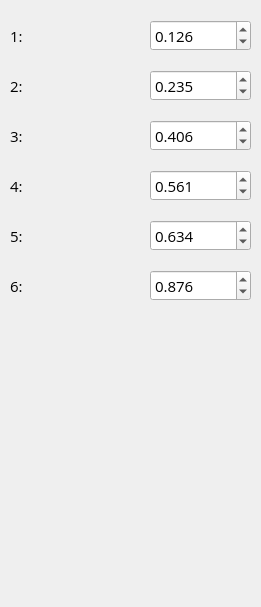
            <widget class="QWidget" name="page_3">
             <property name="geometry">
              <rect>
               <x>0</x>
               <y>0</y>
               <width>261</width>
               <height>607</height>
              </rect>
             </property>
             <attribute name="label">
              <string>Temperature Range</string>
             </attribute>
             <widget class="QDoubleSpinBox" name="spnTemp5">
              <property name="geometry">
               <rect>
                <x>150</x>
                <y>220</y>
                <width>101</width>
                <height>31</height>
               </rect>
              </property>
              <property name="font">
               <font>
                <family>Open Sans</family>
                <pointsize>11</pointsize>
                <weight>50</weight>
                <bold>false</bold>
               </font>
              </property>
              <property name="styleSheet">
               <string notr="true"/>
              </property>
              <property name="decimals">
               <number>3</number>
              </property>
              <property name="maximum">
               <double>1.000000000000000</double>
              </property>
              <property name="singleStep">
               <double>0.100000000000000</double>
              </property>
              <property name="value">
               <double>0.634000000000000</double>
              </property>
             </widget>
             <widget class="QDoubleSpinBox" name="spnTemp4">
              <property name="geometry">
               <rect>
                <x>150</x>
                <y>170</y>
                <width>101</width>
                <height>31</height>
               </rect>
              </property>
              <property name="font">
               <font>
                <family>Open Sans</family>
                <pointsize>11</pointsize>
                <weight>50</weight>
                <bold>false</bold>
               </font>
              </property>
              <property name="styleSheet">
               <string notr="true"/>
              </property>
              <property name="decimals">
               <number>3</number>
              </property>
              <property name="maximum">
               <double>1.000000000000000</double>
              </property>
              <property name="singleStep">
               <double>0.100000000000000</double>
              </property>
              <property name="value">
               <double>0.561000000000000</double>
              </property>
             </widget>
             <widget class="QLabel" name="label_21">
              <property name="geometry">
               <rect>
                <x>10</x>
                <y>270</y>
                <width>21</width>
                <height>31</height>
               </rect>
              </property>
              <property name="font">
               <font>
                <family>Open Sans</family>
                <pointsize>11</pointsize>
                <weight>50</weight>
                <bold>false</bold>
               </font>
              </property>
              <property name="text">
               <string>6:</string>
              </property>
             </widget>
             <widget class="QDoubleSpinBox" name="spnTemp3">
              <property name="geometry">
               <rect>
                <x>150</x>
                <y>120</y>
                <width>101</width>
                <height>31</height>
               </rect>
              </property>
              <property name="font">
               <font>
                <family>Open Sans</family>
                <pointsize>11</pointsize>
                <weight>50</weight>
                <bold>false</bold>
               </font>
              </property>
              <property name="styleSheet">
               <string notr="true"/>
              </property>
              <property name="decimals">
               <number>3</number>
              </property>
              <property name="maximum">
               <double>1.000000000000000</double>
              </property>
              <property name="singleStep">
               <double>0.100000000000000</double>
              </property>
              <property name="value">
               <double>0.406000000000000</double>
              </property>
             </widget>
             <widget class="QLabel" name="label_18">
              <property name="geometry">
               <rect>
                <x>10</x>
                <y>220</y>
                <width>21</width>
                <height>31</height>
               </rect>
              </property>
              <property name="font">
               <font>
                <family>Open Sans</family>
                <pointsize>11</pointsize>
                <weight>50</weight>
                <bold>false</bold>
               </font>
              </property>
              <property name="text">
               <string>5:</string>
              </property>
             </widget>
             <widget class="QLabel" name="label_4">
              <property name="geometry">
               <rect>
                <x>10</x>
                <y>70</y>
                <width>21</width>
                <height>31</height>
               </rect>
              </property>
              <property name="font">
               <font>
                <family>Open Sans</family>
                <pointsize>11</pointsize>
                <weight>50</weight>
                <bold>false</bold>
               </font>
              </property>
              <property name="text">
               <string>2:</string>
              </property>
             </widget>
             <widget class="QLabel" name="label_16">
              <property name="geometry">
               <rect>
                <x>10</x>
                <y>120</y>
                <width>21</width>
                <height>31</height>
               </rect>
              </property>
              <property name="font">
               <font>
                <family>Open Sans</family>
                <pointsize>11</pointsize>
                <weight>50</weight>
                <bold>false</bold>
               </font>
              </property>
              <property name="text">
               <string>3:</string>
              </property>
             </widget>
             <widget class="QDoubleSpinBox" name="spnTemp2">
              <property name="geometry">
               <rect>
                <x>150</x>
                <y>70</y>
                <width>101</width>
                <height>31</height>
               </rect>
              </property>
              <property name="font">
               <font>
                <family>Open Sans</family>
                <pointsize>11</pointsize>
                <weight>50</weight>
                <bold>false</bold>
               </font>
              </property>
              <property name="styleSheet">
               <string notr="true"/>
              </property>
              <property name="decimals">
               <number>3</number>
              </property>
              <property name="maximum">
               <double>1.000000000000000</double>
              </property>
              <property name="singleStep">
               <double>0.100000000000000</double>
              </property>
              <property name="value">
               <double>0.235000000000000</double>
              </property>
             </widget>
             <widget class="QDoubleSpinBox" name="spnTemp1">
              <property name="geometry">
               <rect>
                <x>150</x>
                <y>20</y>
                <width>101</width>
                <height>31</height>
               </rect>
              </property>
              <property name="font">
               <font>
                <family>Open Sans</family>
                <pointsize>11</pointsize>
                <weight>50</weight>
                <bold>false</bold>
               </font>
              </property>
              <property name="styleSheet">
               <string notr="true"/>
              </property>
              <property name="decimals">
               <number>3</number>
              </property>
              <property name="maximum">
               <double>1.000000000000000</double>
              </property>
              <property name="singleStep">
               <double>0.100000000000000</double>
              </property>
              <property name="value">
               <double>0.126000000000000</double>
              </property>
             </widget>
             <widget class="QLabel" name="label_17">
              <property name="geometry">
               <rect>
                <x>10</x>
                <y>170</y>
                <width>21</width>
                <height>31</height>
               </rect>
              </property>
              <property name="font">
               <font>
                <family>Open Sans</family>
                <pointsize>11</pointsize>
                <weight>50</weight>
                <bold>false</bold>
               </font>
              </property>
              <property name="text">
               <string>4:</string>
              </property>
             </widget>
             <widget class="QDoubleSpinBox" name="spnTemp6">
              <property name="geometry">
               <rect>
                <x>150</x>
                <y>270</y>
                <width>101</width>
                <height>31</height>
               </rect>
              </property>
              <property name="font">
               <font>
                <family>Open Sans</family>
                <pointsize>11</pointsize>
                <weight>50</weight>
                <bold>false</bold>
               </font>
              </property>
              <property name="styleSheet">
               <string notr="true"/>
              </property>
              <property name="decimals">
               <number>3</number>
              </property>
              <property name="maximum">
               <double>1.000000000000000</double>
              </property>
              <property name="singleStep">
               <double>0.100000000000000</double>
              </property>
              <property name="value">
               <double>0.876000000000000</double>
              </property>
             </widget>
             <widget class="QLabel" name="label_2">
              <property name="geometry">
               <rect>
                <x>10</x>
                <y>20</y>
                <width>21</width>
                <height>31</height>
               </rect>
              </property>
              <property name="font">
               <font>
                <family>Open Sans</family>
                <pointsize>11</pointsize>
                <weight>50</weight>
                <bold>false</bold>
               </font>
              </property>
              <property name="text">
               <string>1:</string>
              </property>
             </widget>
            </widget>
